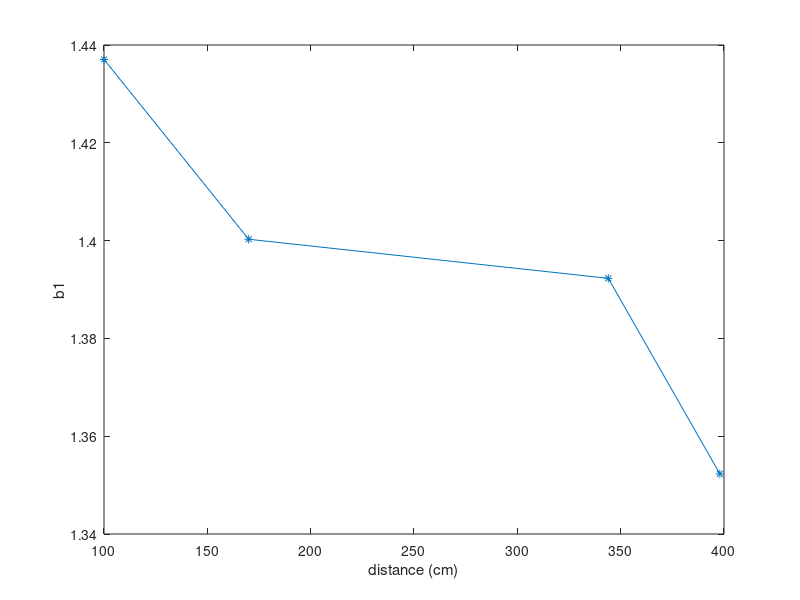
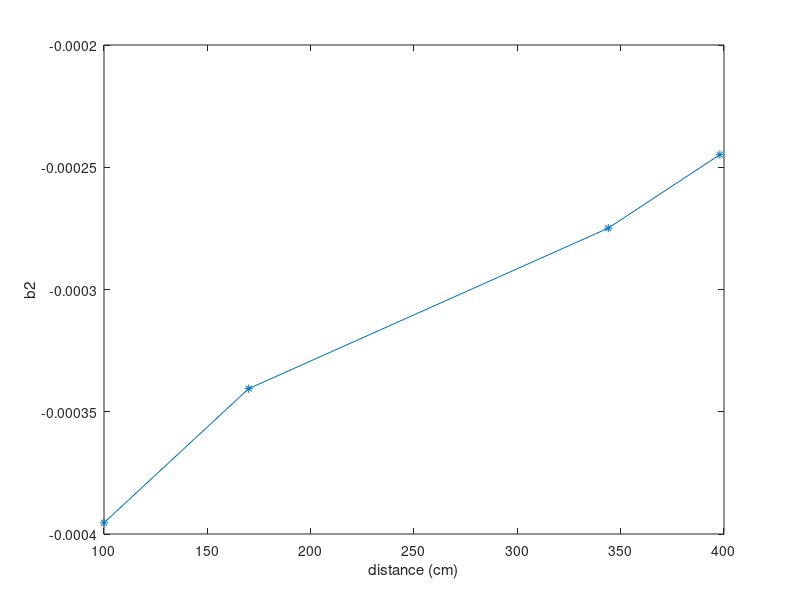
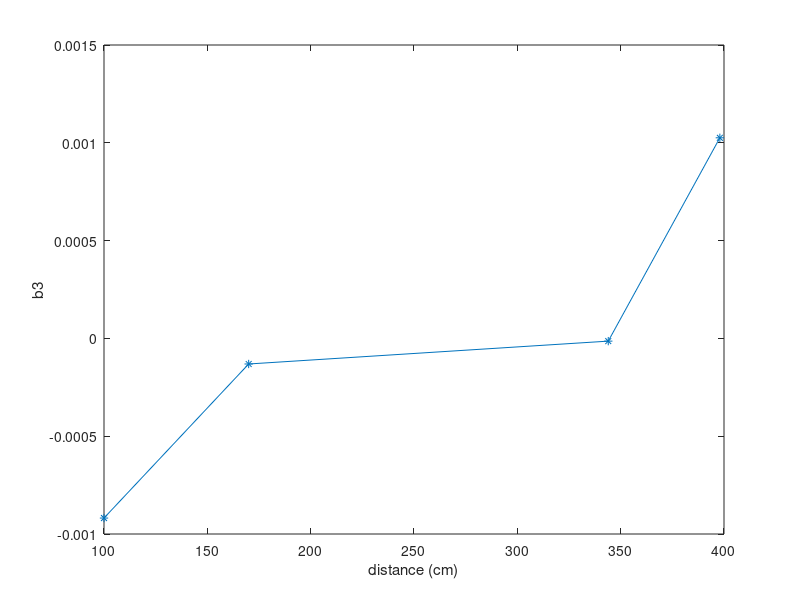

These charts were generated, in order, by the following MATLAB code:
close all
clear
clc
%%
b_100 = [1.437046643607207,-0.000395417108643,-0.000918487752070];
b_170 = [1.400275869740209,-0.000340550533447,-0.000130799185998];
b_344 = [1.392287166125299,-0.000274894074929,-0.000013926823259];
b_398 = [1.352296734882919,-0.000244834764869,0.001025582611556];
B = [b_100;b_170;b_344;b_398];
D = [100;170;344;398];
%%
figure('Name','b1 vs distances','NumberTitle','off')
plot(D,B(:,1),'-*');
xlabel('distance (cm)')
ylabel('b1')
figure('Name','b2 vs distances','NumberTitle','off')
plot(D,B(:,2),'-*');
xlabel('distance (cm)')
ylabel('b2')
figure('Name','b3 vs distances','NumberTitle','off')
plot(D,B(:,3),'-*');
xlabel('distance (cm)')
ylabel('b3')